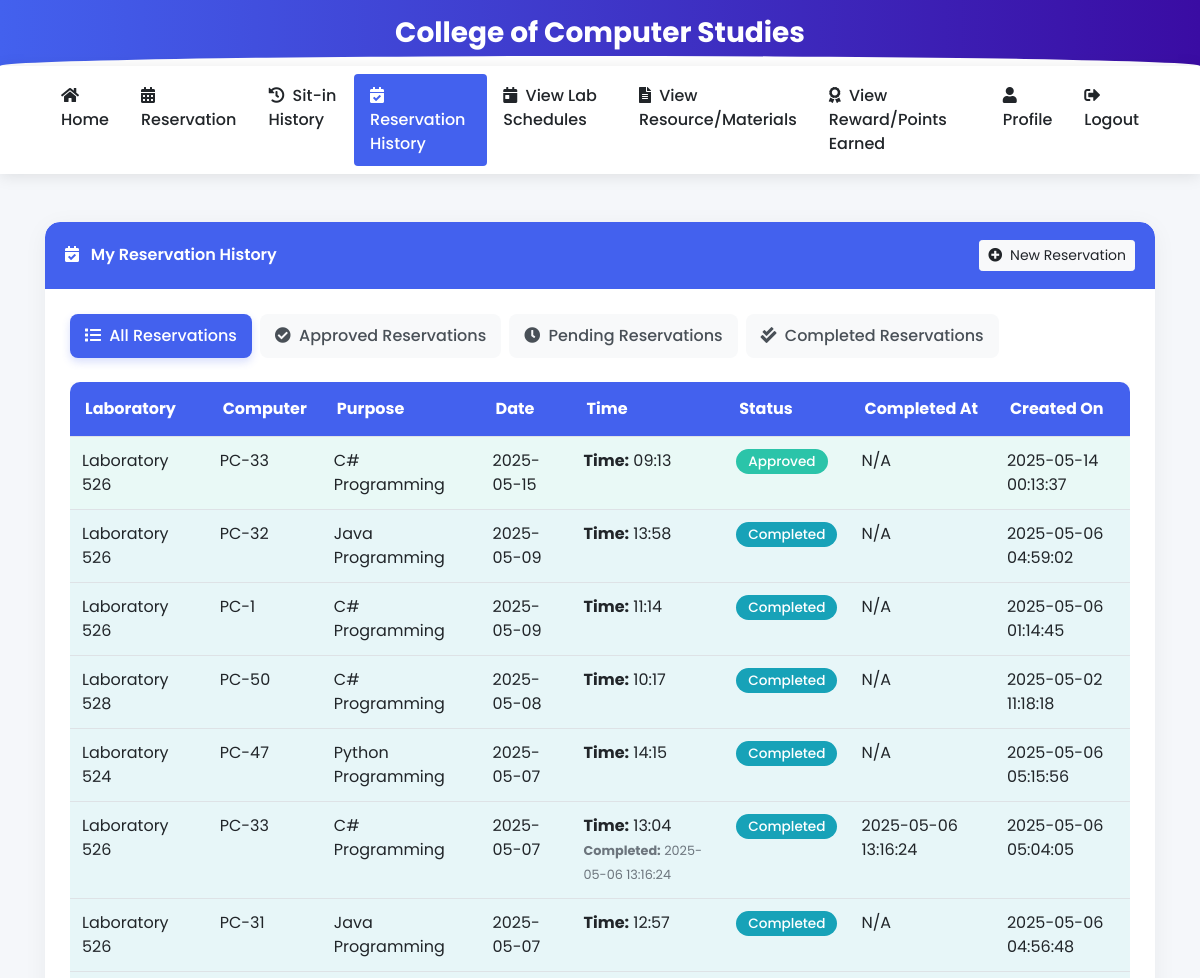
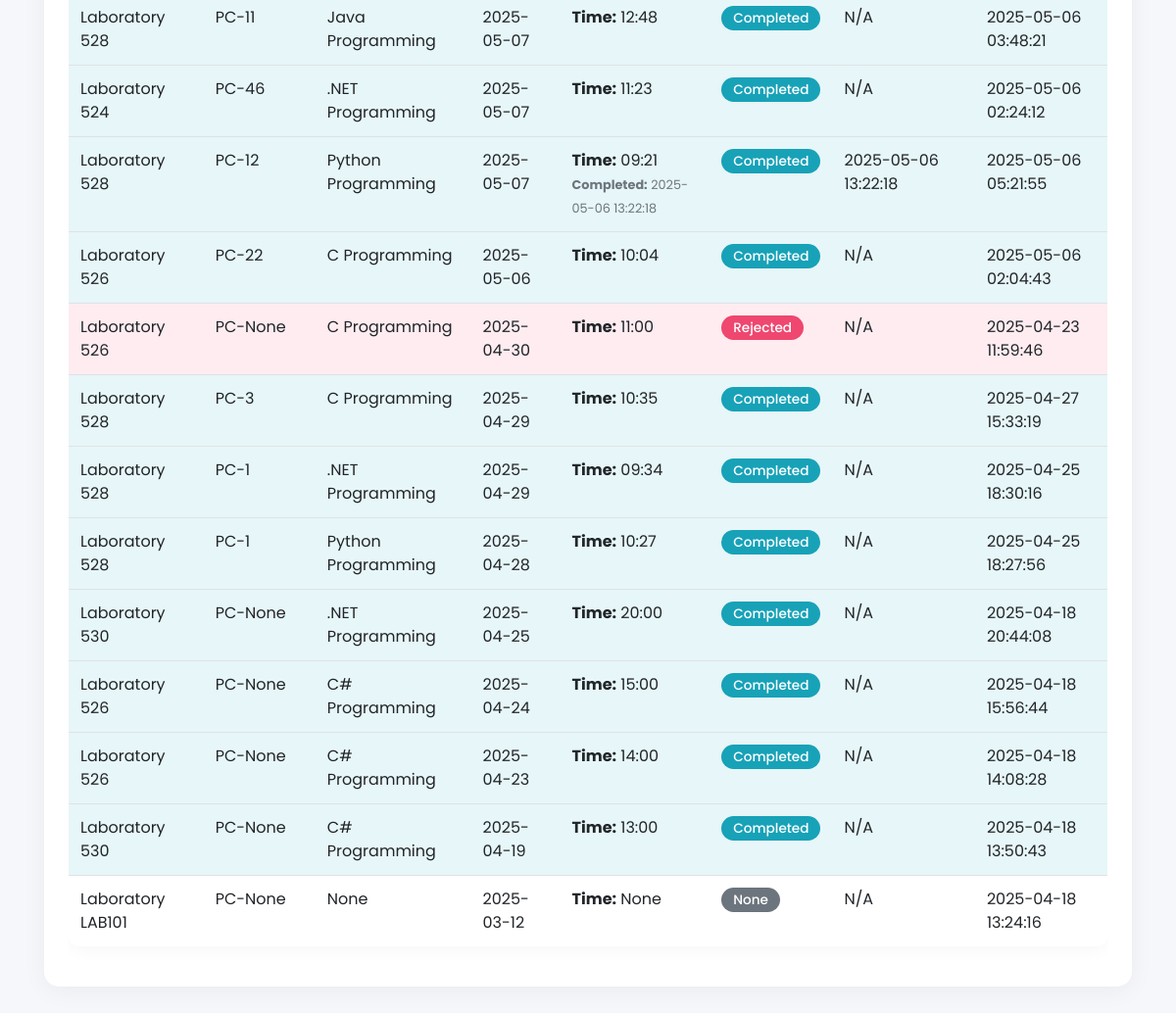
The page /user_reservation_history (signed in) on the database its author committed (2 pictures, top to bottom).
### tables this page shows
CREATE TABLE reservations (
                        id INTEGER PRIMARY KEY,
                        student_id TEXT,
                        laboratory_number TEXT,
                        reservation_date TEXT,
                        reservation_time TEXT,
                        purpose TEXT,
                        status TEXT,
                        created_at TEXT, computer_number INTEGER, time_out TEXT, completed_at TEXT,
                        FOREIGN KEY (student_id) REFERENCES users (idno)
                    );

### app.py (the view)
@app.route('/user_reservation_history')
def user_reservation_history():
    if 'user_id' not in session:
        return redirect(url_for('login'))
    student_id = session['user_id']
    status_filter = request.args.get('status', None)
    try:
        conn = get_db_connection()
        cursor = conn.cursor()
        cursor.execute('SELECT * FROM users WHERE idno = ?', (student_id,))
        user = cursor.fetchone()
        if status_filter:
            cursor.execute('''
                SELECT id, laboratory_number, computer_number, purpose, reservation_date,
                       reservation_time, time_out, status, created_at, completed_at
                FROM reservations
                WHERE student_id = ? AND status = ?
                ORDER BY reservation_date DESC, reservation_time DESC
            ''', (student_id, status_filter))
        else:
            cursor.execute('''
                SELECT id, laboratory_number, computer_number, purpose, reservation_date,
                       reservation_time, time_out, status, created_at, completed_at
                FROM reservations
                WHERE student_id = ?
                ORDER BY reservation_date DESC, reservation_time DESC
            ''', (student_id,))
        reservations = cursor.fetchall()
        cursor.execute('''
            SELECT id, laboratory_number, computer_number, purpose, reservation_date,
                   reservation_time, time_out, status, created_at, completed_at
            FROM reservations
            WHERE student_id = ? AND status = 'Approved'
            ORDER BY reservation_date DESC, reservation_time DESC
        ''', (student_id,))
        approved_reservations = cursor.fetchall()
        conn.close()
        return render_template('user_reservation_history.html',
                              user=user,
                              reservations=reservations,
                              approved_reservations=approved_reservations,
                              current_filter=status_filter)
    except Exception as e:
        if 'conn' in locals():
            conn.close()
        print(f"Error fetching reservation history: {str(e)}")
        flash(f"Error: {str(e)}", "danger")
        return redirect(url_for('user_dashboard'))

### app.py (called while the page is built, shortened)
def get_db_connection():
    conn = sqlite3.connect('students.db', timeout=30)
    conn.execute("PRAGMA journal_mode=WAL")  # Use Write-Ahead Logging
    conn.row_factory = sqlite3.Row
    try:
        cursor = conn.cursor()
        cursor.execute("PRAGMA table_info(users)")
        columns = [column[1] for column in cursor.fetchall()]
        cursor.execute("PRAGMA table_info(sitins)")
        sitins_columns = [column[1] for column in cursor.fetchall()]
    except Exception as e:
        print(f"Error in get_db_connection: {str(e)}")
    return conn

### templates/user_reservation_history.html (shortened to what this page needs)
<!DOCTYPE html>
<html lang="en">
<head>
    <link rel="stylesheet" href="https://stackpath.bootstrapcdn.com/bootstrap/4.5.2/css/bootstrap.min.css">
    <link rel="stylesheet" href="https://cdnjs.cloudflare.com/ajax/libs/font-awesome/5.15.3/css/all.min.css">
</head>
<body>
    <div class="header-banner">
        <div class="container text-center">
            <h3 class="font-weight-bold mb-0">College of Computer Studies</h3>
        </div>
    </div>
    <nav class="navbar navbar-expand-lg navbar-light sticky-top">
        <div class="container">
            <div class="collapse navbar-collapse" id="navbarNav">
                <ul class="navbar-nav ml-auto">
                    <li class="nav-item">
                        <a class="nav-link" href="{{ url_for('user_dashboard') }}">
                            <i class="fas fa-home mr-1"></i> Home
                        </a>
                    </li>
                    <li class="nav-item">
                        <a class="nav-link" href="{{ url_for('reservation') }}">
                            <i class="fas fa-calendar-alt mr-1"></i> Reservation
                        </a>
                    </li>
                    <li class="nav-item">
                        <a class="nav-link" href="{{ url_for('sitin_history') }}">
                            <i class="fas fa-history mr-1"></i> Sit-in History
                        </a>
                    </li>
                    <li class="nav-item active">
                        <a class="nav-link" href="{{ url_for('user_reservation_history') }}">
                            <i class="fas fa-calendar-check mr-1"></i> Reservation History
                        </a>
                    </li>
                    <li class="nav-item">
                        <a class="nav-link" href="{{ url_for('view_lab_schedules') }}">
                            <i class="fas fa-calendar-day mr-1"></i> View Lab Schedules
                        </a>
                    </li>
                    <li class="nav-item">
                        <a class="nav-link" href="{{ url_for('view_resources') }}">
                            <i class="fas fa-file-alt mr-1"></i> View Resource/Materials
                        </a>
                    </li>
                    <li class="nav-item">
                        <a class="nav-link" href="{{ url_for('view_points') }}">
                            <i class="fas fa-award mr-1"></i> View Reward/Points Earned
                        </a>
                    </li>
                    <li class="nav-item">
                        <a class="nav-link" href="{{ url_for('profile') }}">
                            <i class="fas fa-user mr-1"></i> Profile
                        </a>
                    </li>
                    <li class="nav-item">
                        <a class="nav-link" href="{{ url_for('logout') }}">
                            <i class="fas fa-sign-out-alt mr-1"></i> Logout
                        </a>
                    </li>
                </ul>
            </div>
        </div>
    </nav>
    <div class="container py-5">
        <div class="card">
            <div class="card-header d-flex justify-content-between align-items-center">
                <div>
                    <i class="fas fa-calendar-check mr-2"></i>
                    {% if current_filter %}
                        {{ current_filter }} Reservations
                    {% else %}
                        My Reservation History
                    {% endif %}
                </div>
                <div>
                    <a href="{{ url_for('reservation') }}" class="btn btn-light btn-sm">
                        <i class="fas fa-plus-circle mr-1"></i> New Reservation
                    </a>
                </div>
            </div>
            <div class="card-body">
                <ul class="nav nav-pills mb-4">
                    <li class="nav-item">
                        <a class="nav-link {% if not current_filter %}active{% endif %}" href="{{ url_for('user_reservation_history') }}">
                            <i class="fas fa-list mr-1"></i> All Reservations
                        </a>
                    </li>
                    <li class="nav-item">
                        <a class="nav-link {% if current_filter == 'Approved' %}active{% endif %}" href="{{ url_for('user_reservation_history', status='Approved') }}">
                            <i class="fas fa-check-circle mr-1"></i> Approved Reservations
                        </a>
                    </li>
                    <li class="nav-item">
                        <a class="nav-link {% if current_filter == 'Pending' %}active{% endif %}" href="{{ url_for('user_reservation_history', status='Pending') }}">
                            <i class="fas fa-clock mr-1"></i> Pending Reservations
                        </a>
                    </li>
                    <li class="nav-item">
                        <a class="nav-link {% if current_filter == 'Completed' %}active{% endif %}" href="{{ url_for('user_reservation_history', status='Completed') }}">
                            <i class="fas fa-check-double mr-1"></i> Completed Reservations
                        </a>
                    </li>
                </ul>
                <div class="table-responsive">
                    <table class="table table-striped">
                        <thead>
                            <tr>
                                <th>Laboratory</th>
                                <th>Computer</th>
                                <th>Purpose</th>
                                <th>Date</th>
                                <th>Time</th>
                                <th>Status</th>
                                <th>Completed At</th>
                                <th>Created On</th>
                            </tr>
                        </thead>
                        <tbody>
                            {% if reservations %}
                                {% for reservation in reservations %}
                                    <tr class="status-{{ reservation.status|lower }}">
                                        <td>Laboratory {{ reservation.laboratory_number }}</td>
                                        <td>PC-{{ reservation.computer_number }}</td>
                                        <td>{{ reservation.purpose }}</td>
                                        <td>{{ reservation.reservation_date }}</td>
                                        <td>
                                            <strong>Time:</strong> {{ reservation.reservation_time }}<br>
                                            {% if reservation.status == 'Completed' and reservation.completed_at %}
                                            <small class="text-muted"><strong>Completed:</strong> {{ reservation.completed_at }}</small>
                                            {% endif %}
                                        </td>
                                        <td>
                                            {% if reservation.status == 'Pending' %}
                                                <span class="badge badge-pill badge-pending">Pending</span>
                                            {% elif reservation.status == 'Approved' %}
                                                <span class="badge badge-pill badge-approved">Approved</span>
                                            {% elif reservation.status == 'Rejected' %}
                                                <span class="badge badge-pill badge-rejected">Rejected</span>
                                            {% elif reservation.status == 'Completed' %}
                                                <span class="badge badge-pill badge-completed">Completed</span>
                                            {% else %}
                                                <span class="badge badge-pill badge-secondary">{{ reservation.status }}</span>
                                            {% endif %}
                                        </td>
                                        <td>{{ reservation.completed_at if reservation.completed_at else 'N/A' }}</td>
                                        <td>{{ reservation.created_at }}</td>
                                    </tr>
                                {% endfor %}
                            {% endif %}
                        </tbody>
                    </table>
                </div>
            </div>
        </div>
    </div>
</body>
</html>

### templates/user_reservation_history.html (style rules this page uses)
:root { --primary-color: #4361ee; --secondary-color: #3a0ca3; --accent-color: #4cc9f0; --light-color: #f8f9fa; --dark-color: #212529; --success-color: #2bc4a9; --warning-color: #f9c74f; --danger-color: #ef476f; }
body { font-family: 'Poppins', sans-serif; background-color: #f5f7fa; color: #495057; min-height: 100vh; }
.header-banner { background: linear-gradient(to right, var(--primary-color), var(--secondary-color)); color: white; padding: 16px 0; position: relative; overflow: hidden; }
.header-banner::after { content: ''; position: absolute; bottom: -10px; left: 0; right: 0; height: 20px; background: #fff; border-radius: 50% 50% 0 0; }
.navbar { background-color: #fff !important; box-shadow: 0 2px 15px rgba(0,0,0,0.1); }
.navbar .nav-link { color: var(--dark-color) !important; font-weight: 500; padding: 10px 16px !important; border-radius: 4px; transition: all 0.3s ease; }
.navbar .nav-item.active .nav-link { background-color: var(--primary-color); color: white !important; }
.card { border: none; border-radius: 15px; box-shadow: 0 5px 25px rgba(0,0,0,0.05); transition: all 0.3s ease; margin-bottom: 25px; overflow: hidden; }
.card-header { background: var(--primary-color); color: white; font-weight: 600; padding: 18px 20px; border-bottom: none; border-radius: 15px 15px 0 0 !important; }
.card-body { padding: 25px; }
.table { background-color: white; border-radius: 10px; overflow: hidden; box-shadow: 0 0 20px rgba(0, 0, 0, 0.05); }
.table thead th { background-color: var(--primary-color); color: white; border: none; padding: 15px; }
.table-striped tbody tr:nth-of-type(odd) { background-color: rgba(67, 97, 238, 0.05); }
.badge-pill { padding: 0.5em 1em; font-weight: 500; }
.badge-approved { background-color: var(--success-color); color: white; font-size: 0.85rem; padding: 6px 12px; font-weight: 500; }
.badge-rejected { background-color: var(--danger-color); color: white; font-size: 0.85rem; padding: 6px 12px; font-weight: 500; }
.badge-secondary { background-color: #6c757d; color: white; font-size: 0.85rem; padding: 6px 12px; font-weight: 500; }
.badge-completed { background-color: #17a2b8; color: white; font-size: 0.85rem; padding: 6px 12px; font-weight: 500; }
.nav-pills .nav-link { border-radius: 8px; padding: 10px 15px; color: #495057; font-weight: 500; transition: all 0.3s ease; margin-right: 8px; background-color: #f8f9fa; }
.nav-pills .nav-link.active { background-color: var(--primary-color); color: white; box-shadow: 0 4px 8px rgba(67, 97, 238, 0.2); }
tr.status-approved { background-color: rgba(43, 196, 169, 0.1) !important; }
tr.status-rejected { background-color: rgba(239, 71, 111, 0.1) !important; }
tr.status-completed { background-color: rgba(23, 162, 184, 0.1) !important; }

### rows shown on the page
reservations: laboratory_number "526", computer_number "33", purpose "C# Programming", reservation_date "2025-05-15", reservation_time "09:13", status "Approved", completed_at "N/A", created_at "2025-05-14 00:13:37"
reservations: laboratory_number "526", computer_number "32", purpose "Java Programming", reservation_date "2025-05-09", reservation_time "13:58", status "Completed", completed_at "N/A", created_at "2025-05-06 04:59:02"
reservations: laboratory_number "526", computer_number "1", purpose "C# Programming", reservation_date "2025-05-09", reservation_time "11:14", status "Completed", completed_at "N/A", created_at "2025-05-06 01:14:45"
reservations: laboratory_number "528", computer_number "50", purpose "C# Programming", reservation_date "2025-05-08", reservation_time "10:17", status "Completed", completed_at "N/A", created_at "2025-05-02 11:18:18"
reservations: laboratory_number "524", computer_number "47", purpose "Python Programming", reservation_date "2025-05-07", reservation_time "14:15", status "Completed", completed_at "N/A", created_at "2025-05-06 05:15:56"
reservations: laboratory_number "526", computer_number "33", purpose "C# Programming", reservation_date "2025-05-07", reservation_time "13:04", completed_at "2025-05-06 13:16:24", status "Completed", created_at "2025-05-06 05:04:05"
reservations: laboratory_number "526", computer_number "31", purpose "Java Programming", reservation_date "2025-05-07", reservation_time "12:57", status "Completed", completed_at "N/A", created_at "2025-05-06 04:56:48"
reservations: laboratory_number "528", computer_number "11", purpose "Java Programming", reservation_date "2025-05-07", reservation_time "12:48", status "Completed", completed_at "N/A", created_at "2025-05-06 03:48:21"
reservations: laboratory_number "524", computer_number "46", purpose ".NET Programming", reservation_date "2025-05-07", reservation_time "11:23", status "Completed", completed_at "N/A", created_at "2025-05-06 02:24:12"
reservations: laboratory_number "528", computer_number "12", purpose "Python Programming", reservation_date "2025-05-07", reservation_time "09:21", completed_at "2025-05-06 13:22:18", status "Completed", created_at "2025-05-06 05:21:55"
reservations: laboratory_number "526", computer_number "22", purpose "C Programming", reservation_date "2025-05-06", reservation_time "10:04", status "Completed", completed_at "N/A", created_at "2025-05-06 02:04:43"
reservations: laboratory_number "526", computer_number "None", purpose "C Programming", reservation_date "2025-04-30", reservation_time "11:00", status "Rejected", completed_at "N/A", created_at "2025-04-23 11:59:46"
reservations: laboratory_number "528", computer_number "3", purpose "C Programming", reservation_date "2025-04-29", reservation_time "10:35", status "Completed", completed_at "N/A", created_at "2025-04-27 15:33:19"
reservations: laboratory_number "528", computer_number "1", purpose ".NET Programming", reservation_date "2025-04-29", reservation_time "09:34", status "Completed", completed_at "N/A", created_at "2025-04-25 18:30:16"
reservations: laboratory_number "528", computer_number "1", purpose "Python Programming", reservation_date "2025-04-28", reservation_time "10:27", status "Completed", completed_at "N/A", created_at "2025-04-25 18:27:56"
reservations: laboratory_number "530", computer_number "None", purpose ".NET Programming", reservation_date "2025-04-25", reservation_time "20:00", status "Completed", completed_at "N/A", created_at "2025-04-18 20:44:08"
reservations: laboratory_number "526", computer_number "None", purpose "C# Programming", reservation_date "2025-04-24", reservation_time "15:00", status "Completed", completed_at "N/A", created_at "2025-04-18 15:56:44"
reservations: laboratory_number "526", computer_number "None", purpose "C# Programming", reservation_date "2025-04-23", reservation_time "14:00", status "Completed", completed_at "N/A", created_at "2025-04-18 14:08:28"
reservations: laboratory_number "530", computer_number "None", purpose "C# Programming", reservation_date "2025-04-19", reservation_time "13:00", status "Completed", completed_at "N/A", created_at "2025-04-18 13:50:43"
reservations: laboratory_number "LAB101", computer_number "None", purpose "None", reservation_date "2025-03-12", reservation_time "None", status "None", completed_at "N/A", created_at "2025-04-18 13:24:16"
